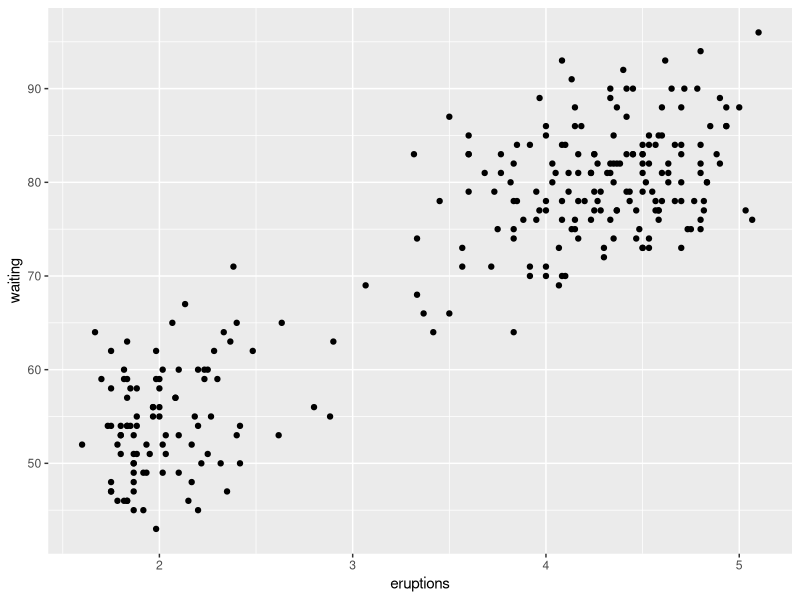
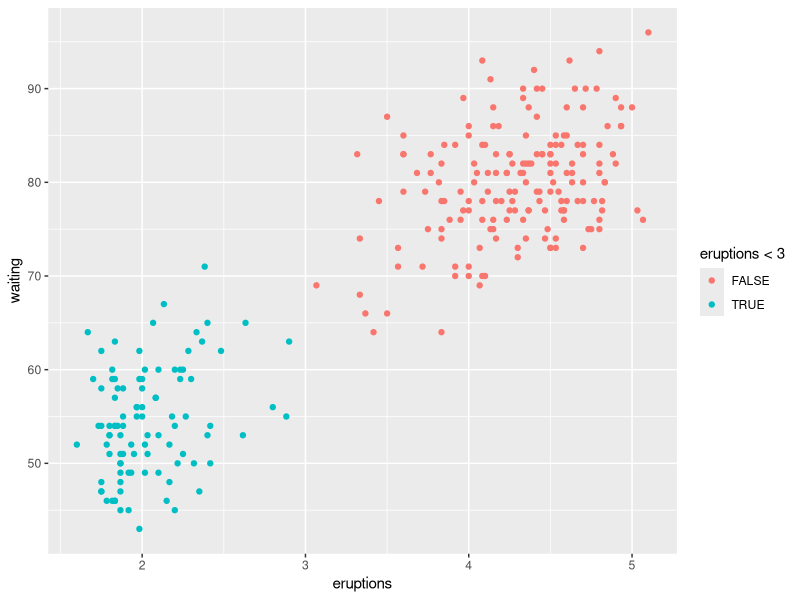
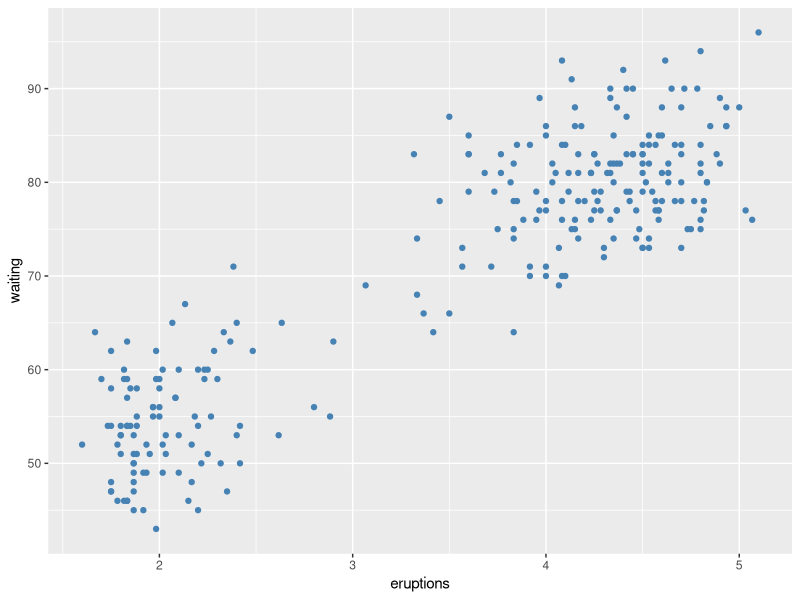
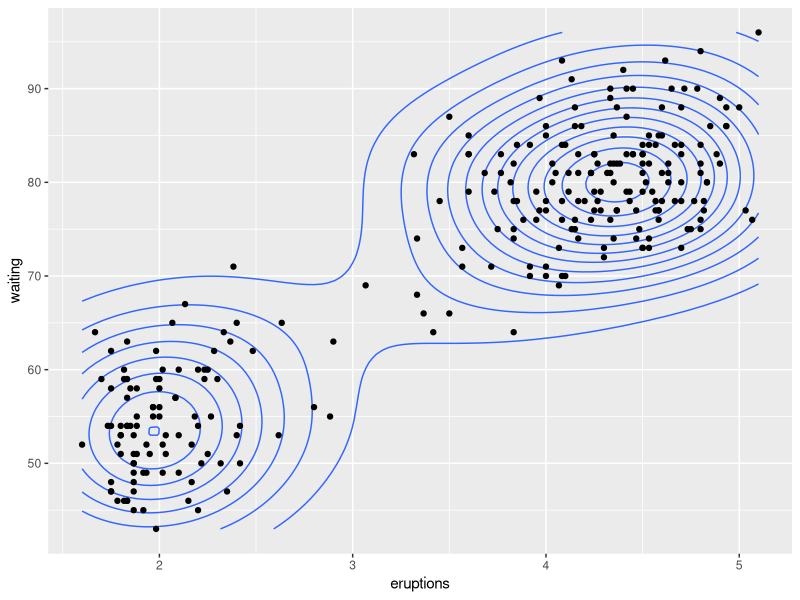
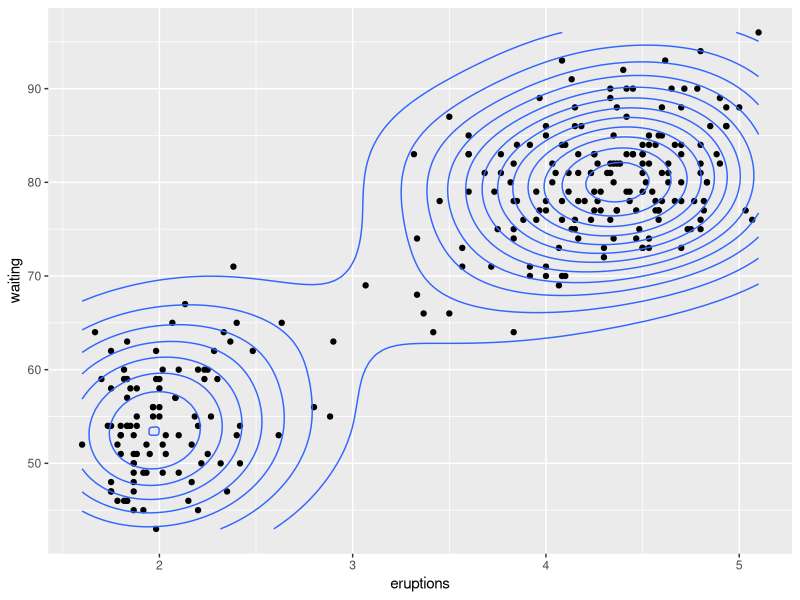
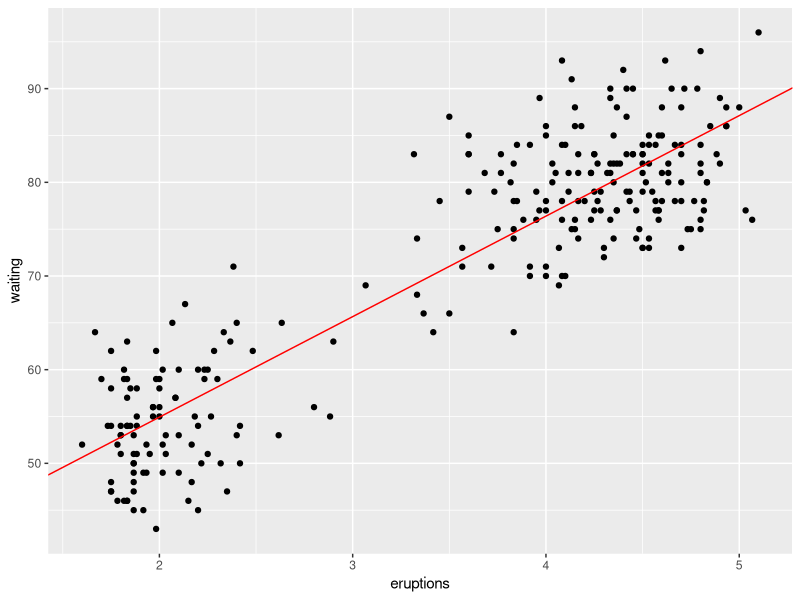
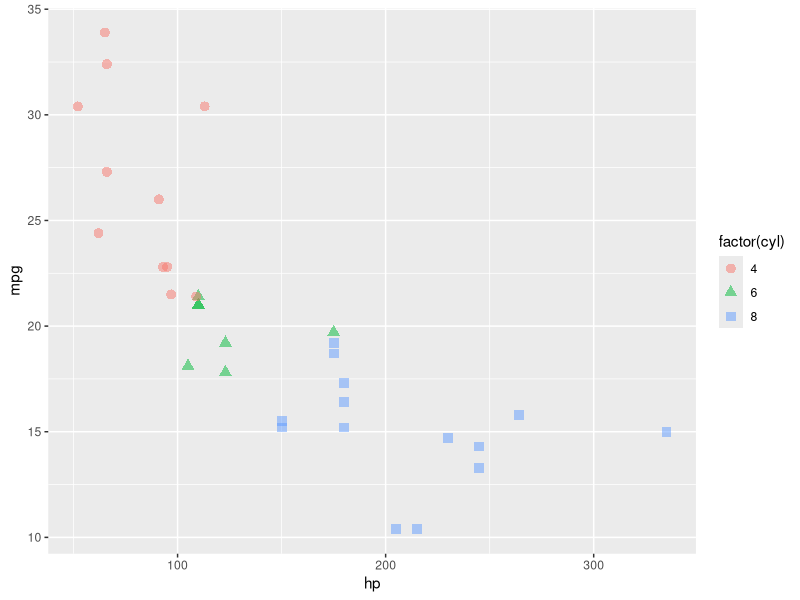
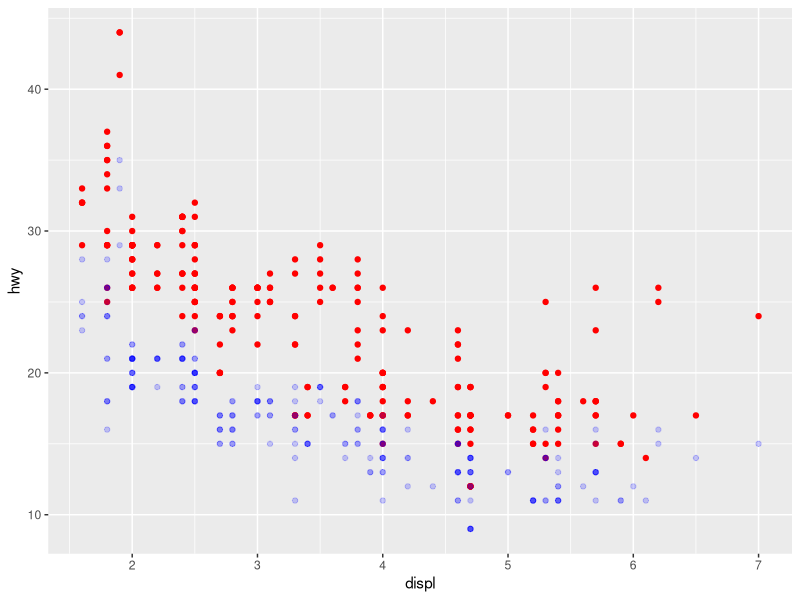

These figures' R source, in order:
## ---- chunk 1
packages <- c(
  'ggplot2',
  'ggrepel',
  'patchwork',
  'ggraph',
  'dplyr',
  'gganimate',
  'gifski',
  'ggforce',
  'ggthemes',
  'maps',
  'sf',
  'tidyr',
  'concaveman',
  'remotes'
)

#install.packages(packages)

library(tidyverse)
library(ggplot2)
## ---- chunk 2
data("faithful")
ggplot(data = faithful, mapping = aes(x = eruptions, y = waiting)) +
  geom_point()
## ---- chunk 3
data("faithful")
ggplot(data = faithful) +
  geom_point(mapping = aes(x = eruptions,
                           y = waiting,
                           colour = eruptions < 3)) # mapping color
## ---- chunk 4
ggplot(data = faithful) +
  geom_point(mapping = aes(x = eruptions,
                           y = waiting),
                           color = "steelblue") # Setting color, notice that color is outside the aes function.
# There is no legend because there is no mapping.
## ---- chunk 5
ggplot(data = faithful, mapping = aes(x = eruptions, y = waiting)) +
  geom_density2d() +
  geom_point()
## ---- chunk 6
ggplot(data = faithful, mapping = aes(x = eruptions, y = waiting)) +
  geom_point() +
  geom_density_2d()
# What is the difference between this plot and the previous one? 
## ---- chunk 7
line_data <- lm(waiting ~ eruptions, data = faithful)
ggplot(data = faithful, mapping = aes(x = eruptions, y = waiting)) +
  geom_point() + 
  geom_abline(slope = line_data$coefficients[2], intercept = line_data$coefficients[1], color = "red" )
## ---- chunk 8
data(mtcar)
ggplot(data = mtcars) +
  geom_point(mapping = aes(x = hp, 
                           y = mpg,
                           colour =factor(cyl),
                           shape = factor(cyl)),
             size = 3.0,
             alpha = 0.5 )
## ---- chunk 9
ggplot(data = mpg) +
  geom_point(mapping = aes(x = displ, y = hwy),
             color = "red") +
  geom_point(mapping = aes(x = displ, y = cty),
             color = "blue",
             alpha = 0.2)
## ---- chunk 10
ggplot(data = mpg) +
  geom_point(mapping = aes(x = displ, y = hwy, color = class))
## ---- chunk 11
two_seater <- mpg %>%
  filter(class == "2seater")
all_except_two_seater <- mpg %>%
  filter(class != "2seater")
## ---- chunk 12
ggplot() +
  geom_point(data = all_except_two_seater, mapping = aes(x = displ, y = hwy)) +
  geom_point(data = two_seater, mapping = aes(x = displ, y = hwy),
             color = "red",
             size = 2.0)
